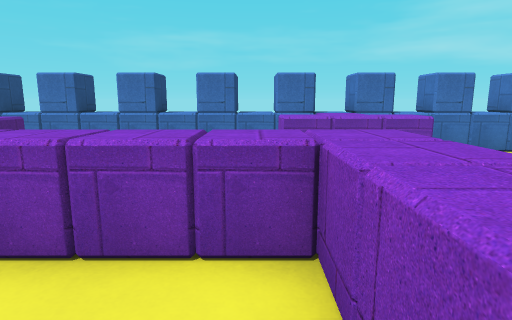
View 1 (above)

20 first-person views from a walk through a 3-D level made in the Godot game engine. The camera is 1.3 m above the floor, tilts 10° down and sees 75° across. The floor is counted in squares, 1 m on a side. Each view is taken from the middle of a square. On the plan, view 1 faces up. The plan holds only what a view shows up to about 14 squares ahead; the rest is blank.

View 2
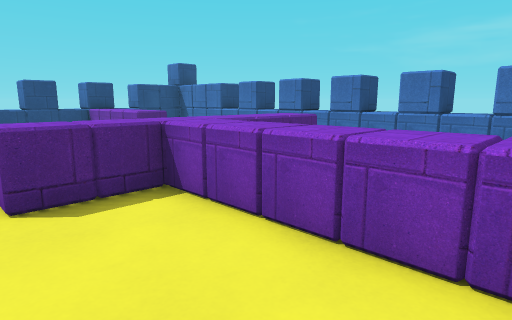

View 3
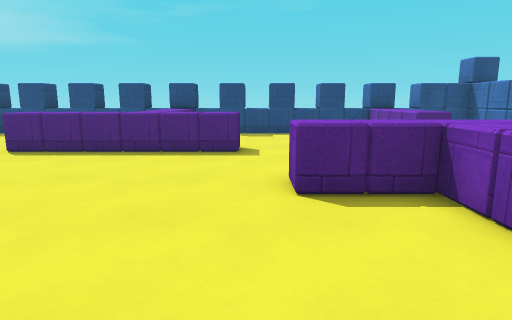

View 4
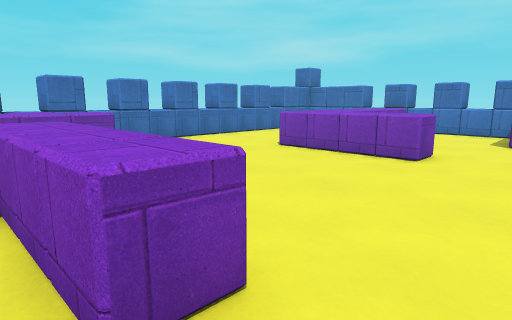

View 5
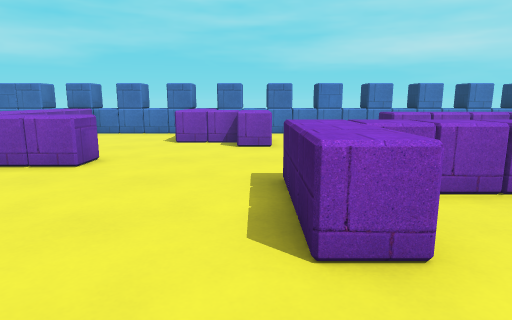

View 6
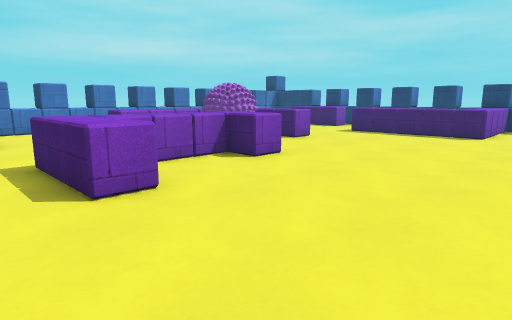

View 7
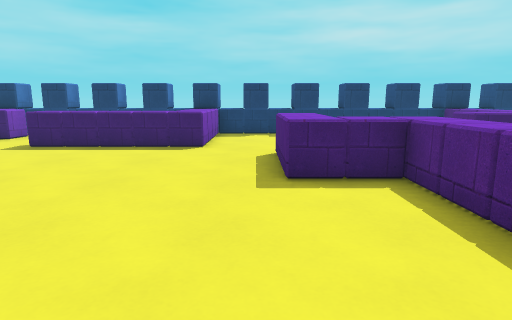

View 8
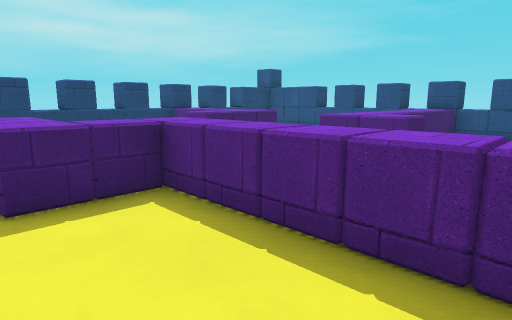

View 9
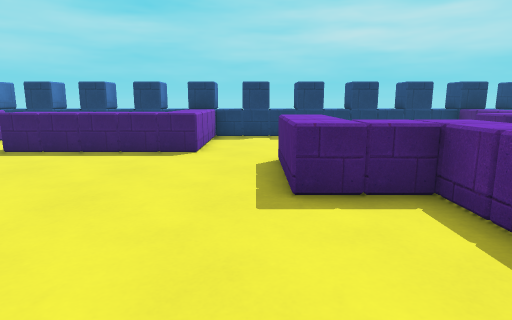

View 10
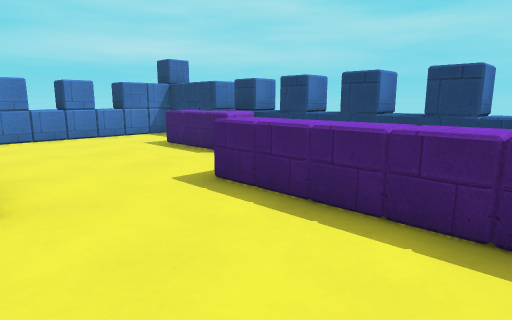

View 11
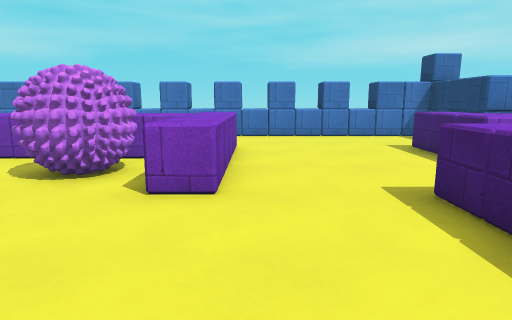

View 12
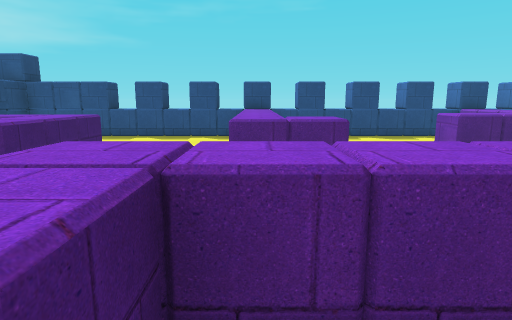

View 13
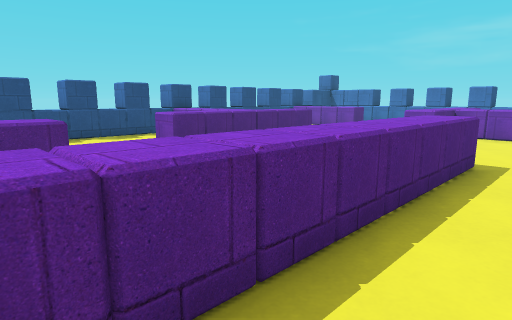

View 14
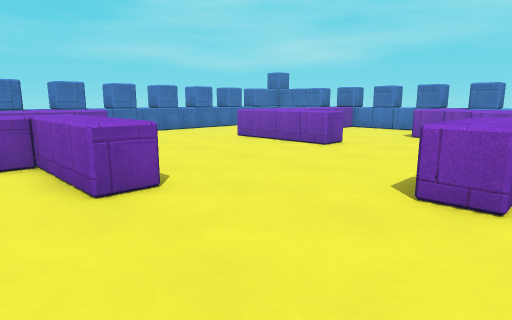

View 15
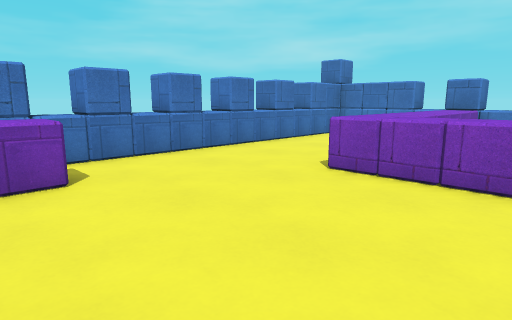

View 16
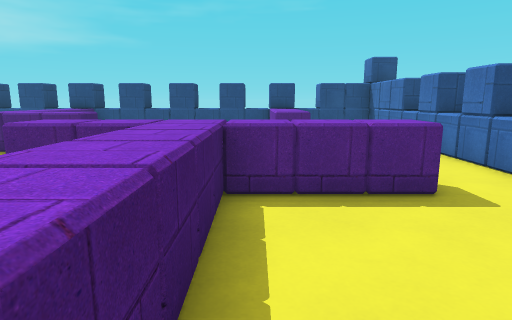

View 17
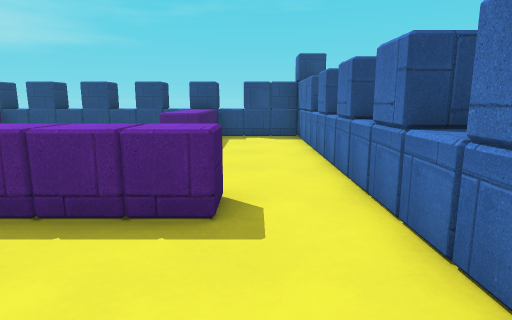

View 18
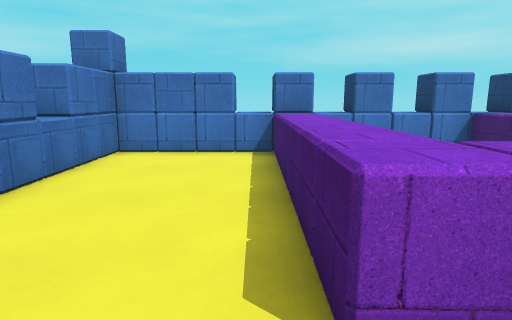

View 19
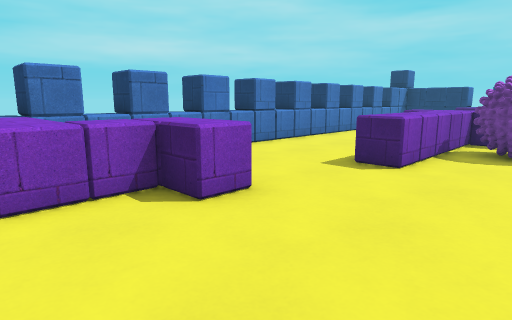

View 20
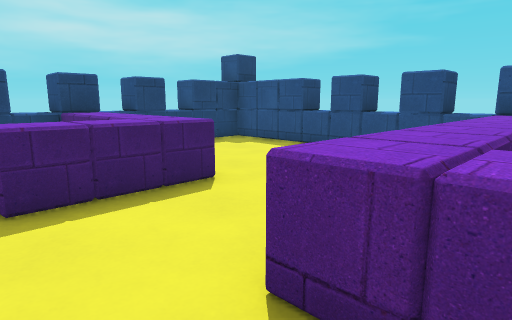

### Floor plan
Key: @ floor where view 1 was taken; # wall or solid block; . floor; ^ raised ledge.
Columns run from 15 left of view 1 to 16 right of it. Each row starts with its distance up from view 1.
 10     #########     #########
  9  ####^#^#^#^#^#^#^#^#^#^#^#^###
  8  #...........    ^............#
  7  #........... . ^^^...........#
  6  ^........^...    ............##
  5  #^^^^    ^...   .............^
  4  ^        ^..... ......^^^^^^^#
  3  #        ^^^^^^^......^    ..^#
  2  ^        ^.....^......^  ....#
  1  #........^.....^......^......^
  0 #^.............@^.............##
 -1 ##    ^....................^^^^#
 -2 #^....^....................^  ##
 -3 ##^^^^^...................^^  ^#
 -4  ^    ^.... ^......^^^........##
 -5  #..  ^...  ^........^ .......^#
 -6  ^..  ^..   ^........^ .......##
 -7  #..        ^........^ ..^....^#
 -8  ^..        ^.......^^ ..^....##
 -9  # .        ^..........#.^ ...^
-10  ^ .....^ . ^..........##^ ...#
-11  #^^^^^^^.  ^..........##^. ..^
-12 #^..   .... ^^^.......^^^^^ ..#
-13 ##... .....   ^...............^
-14 #^.........   ^...............#
-15  #.....^^^    ................^
-16  ^.....^      ...^^^^^........#
-17 ##.... ^      ...^     .......^
-18  #...  ^      ...^     .^^^...##
-19  #.....^.........^.......^....#
-20  ###^#^#^#^#^#^#^#^#^#^#^#^####

Where each view was taken, in squares from view 1:
view 1: 0 up, 0 right, facing up
view 2: 0 up, 0 right, facing up-left
view 3: 0 up, 0 right, facing left
view 4: 2 down, 0 right, facing up-right
view 5: 3 down, 1 right, facing right
view 6: 2 down, 1 left, facing down-right
view 7: 6 down, 0 right, facing down
view 8: 7 down, 0 right, facing down-left
view 9: 7 down, 0 right, facing down
view 10: 12 down, 2 right, facing down-right
view 11: 13 down, 2 right, facing right
view 12: 11 down, 1 left, facing left
view 13: 11 down, 1 left, facing up-left
view 14: 5 down, 1 left, facing up-right
view 15: 1 up, 2 right, facing up-right
view 16: 4 up, 0 right, facing left
view 17: 7 up, 1 left, facing left
view 18: 5 up, 6 right, facing right
view 19: 0 up, 7 right, facing down-right
view 20: 10 down, 5 left, facing down-left
